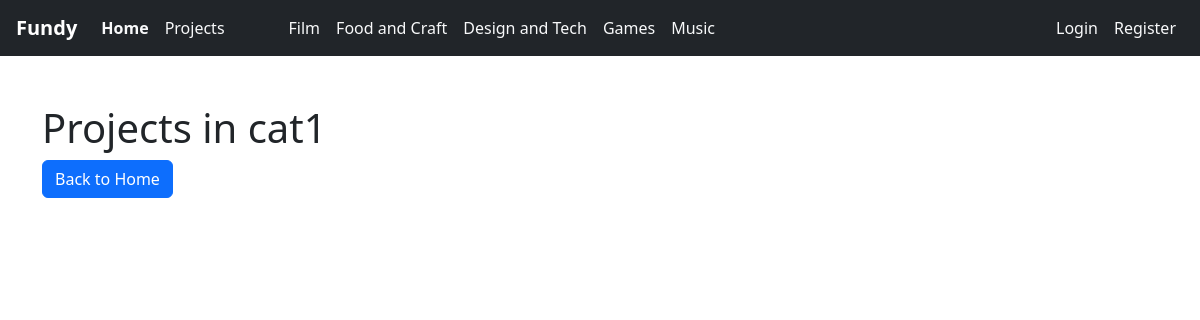
The page /projects/category/1/ on the database as committed earlier.
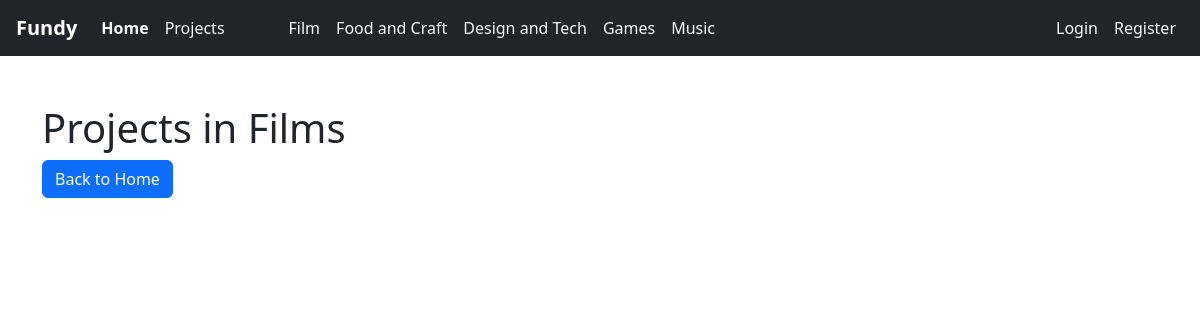
The same page on the database as committed later.
### projects/models.py (models this page shows, shortened)
class CategoriesModel(models.Model):
    name = models.CharField(max_length=50)

### projects/views.py (the view)
# urls.py: path("category/<int:category_id>/", views.category_projects, name="category"
def category_projects(request, category_id):
    category = CategoriesModel.objects.get(pk=category_id)
    projects = ProjectsModel.objects.filter(category=category)
    return render(
        request,
        "projects/category_projects.html",
        {"category": category, "projects": projects},
    )

### projects/templates/projects/category_projects.html (shortened to what this page needs)
{% extends 'base.html'%}
{% load static %}
{%block body%}
    <h1>Projects in {{ category.name }}</h1>
    <a href="{% url 'home' %}" class="btn btn-primary">Back to Home</a>
    {%endblock%}

Rows that differ between the two databases and show on the page:
changed CategoriesModel: name "cat1" → "Films"
